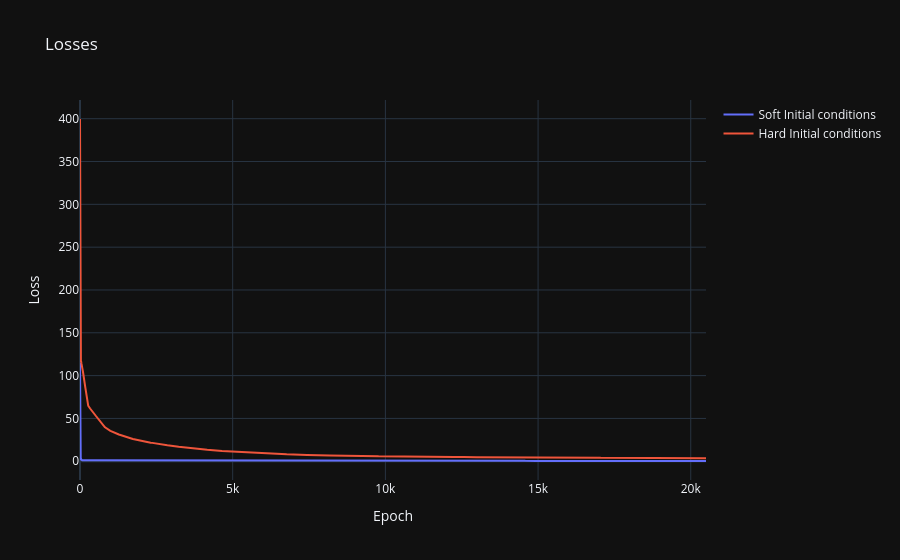

Here is the notebook cell this chart was saved with:
### Code cell
fig = go.Figure()
fig.add_scatter(y=loss_list, mode='lines', name='Soft Initial conditions')
fig.add_scatter(y=loss_list_hard, mode='lines', name='Hard Initial conditions')
fig.update_layout(
    title="Losses",
    xaxis_title="Epoch",
    yaxis_title="Loss",
    template="plotly_dark"
)
fig.show()

### Figure 1 — Plotly figure (JSON) as saved in the notebook; plotly's stock layout.template omitted (floating-point values rounded to 4 significant figures; data arrays with more than 128 entries replaced by an {"elided": "..."} marker saying what was removed)
{"data": [{"mode": "lines", "name": "Soft Initial conditions", "type": "scatter", "y": {"elided": "20500 float values"}}, {"mode": "lines", "name": "Hard Initial conditions", "type": "scatter", "y": {"elided": "20500 float values"}}], "layout": {"title": {"text": "Losses"}, "xaxis": {"title": {"text": "Epoch"}}, "yaxis": {"title": {"text": "Loss"}}}}
